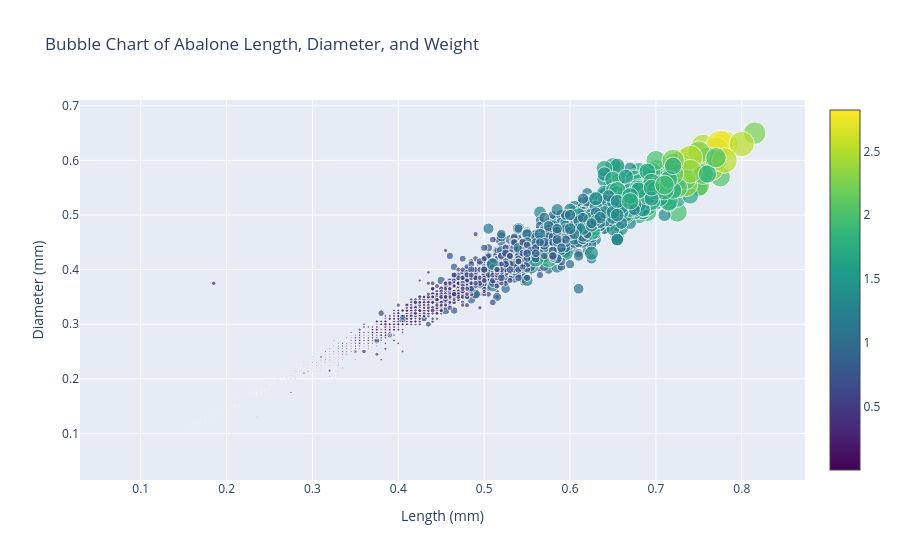

Source (notebook cell):
### Markdown cell above
#### 3.2.3. Bubble plots

Bubble plots are useful to visualise various variables together in 2D. They are scatter plots that have differently sized and coloured dots, where size and colour each represent different variables. So altogether, we can use a 2D bubble plot to visualise 4 different variables. 

**TASK:** From the ```plotly.graph_objs``` library we imported earlier, use ```Figure()``` and ```Scatter()``` to plot 'Length' and 'Diameter' and the x- and y-axes. Set the bubble size and colour to 'Whole weight'.
Use ```update_layout``` on your figure object to add ```title, xaxis_title, yaxis_title```. Then swap around the variables to plot. Again, do you see any interesting relationships?

### Code cell
fig = go.Figure(data=[go.Scatter(x=df['Length'], y=df['Diameter'], mode='markers',
                                 marker=dict(size=df['Whole weight'], sizemode='diameter', sizeref=0.1, color=df['Whole weight'], colorscale='Viridis', showscale=True))])

fig.update_layout(title='Bubble Chart of Abalone Length, Diameter, and Weight',
                  xaxis_title='Length (mm)',
                  yaxis_title='Diameter (mm)')
fig.show()

### Figure 1 — Plotly figure (JSON) as saved in the notebook; plotly's stock layout.template omitted (floating-point values rounded to 4 significant figures; data arrays with more than 128 entries replaced by an {"elided": "..."} marker saying what was removed)
{"data": [{"marker": {"color": {"elided": "4177 float values"}, "colorscale": [[0, "#440154"], [0.1111, "#482878"], [0.2222, "#3e4989"], [0.3333, "#31688e"], [0.4444, "#26828e"], [0.5556, "#1f9e89"], [0.6667, "#35b779"], [0.7778, "#6ece58"], [0.8889, "#b5de2b"], [1, "#fde725"]], "showscale": true, "size": {"elided": "4177 float values"}, "sizemode": "diameter", "sizeref": 0.1}, "mode": "markers", "type": "scatter", "x": {"elided": "4177 float values"}, "y": {"elided": "4177 float values"}}], "layout": {"title": {"text": "Bubble Chart of Abalone Length, Diameter, and Weight"}, "xaxis": {"title": {"text": "Length (mm)"}}, "yaxis": {"title": {"text": "Diameter (mm)"}}}}
